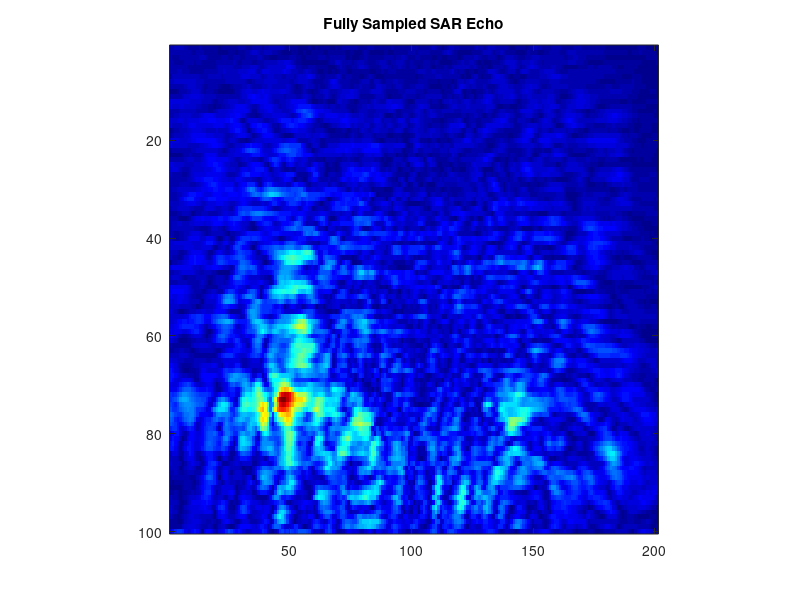
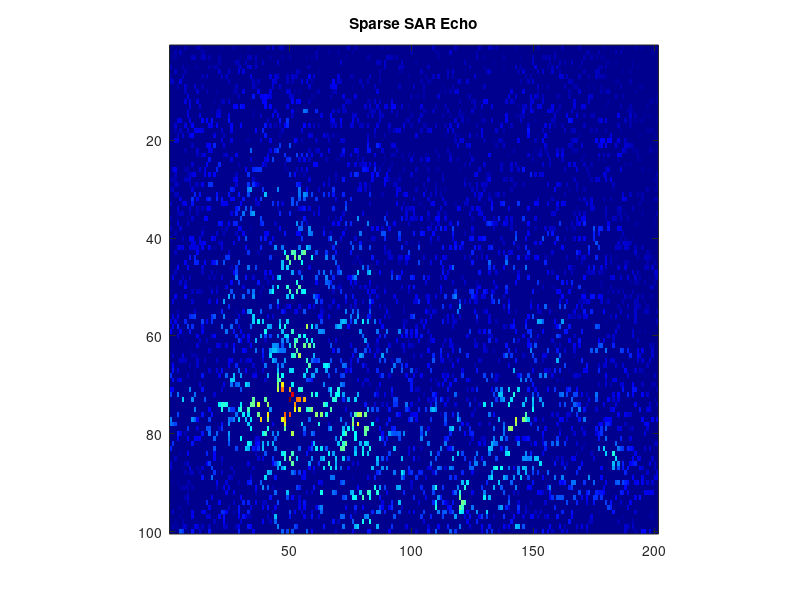

The MATLAB script that drew these images, in order: (Note: this script raises an error after producing the figures.)
clear
close all
clc
tic;

%% load data

addpath('utils');
data=load('sardata.mat');
data=data.sardata;
sarData=data.range_slice;
figure;imagesc(abs(sarData));axis square;colormap('jet');             % range slice echo
title 'Fully Sampled SAR Echo';
xyz=data.slice_xyz;                                                   % dx dy and distance z0
params=data.params;

%% chose MC methods(TCTA/TVNNA)
IS_TCTA=0;
IS_TVNNA=1;

%% imaging parameters

dx=xyz.dx;
dy=xyz.dy;                        % sampling interval at x,y axis in mm
z0=xyz.distance;                  % distance of radar and target at mm
f0=params.f0;                     % start frequency
c=params.c;                       % speed of light
fslope=params.fslope;             % slope const (Hz/sec)
fs=params.fs;                     % sampling rate (sps)
num_sample=params.num_sample;     % number of sampling points at z axis
nFFTspace=params.nFFTspace;       % number of FFT points for wave-domain
k = 2*pi*f0/c;                    % wave number
imSize =400;                      % image size at mm
amplitude=-40;                    % amplitude of [-40,0] dB after normalization

%% mask of different sparse sampling

[M,N]= size(sarData);mask=zeros(M,N);

%% random sparse

samp_rate = 0.2; chosen = randperm(M*N,round(samp_rate*M*N)); mask(chosen)=1;                                 % random: 20%

%% structured sparse

% % uniform sparse

% masknum=4;mask([1:masknum:end],:)=1;                                                                          % row: 25%

% masknum=4;mask(:,[1:masknum:end])=1;                                                                          % column: 25%


% % non-uniform

% mask([1,3,4,7,9,10,12,14,15,18,20,21,24,26,29,31,32,34,36,39,41,43,45,47,49, ...
%     50,53,55,58,59,61,62,65,67,69,70,72,75,76,79,80,82,84,87,88,90,93,95,97,100],:)=1;                        % row 50%

% mask([3,7,10,12,16,20,22,26,31,36,39,42,44,48,53,57,58,61,64,67,70,72,75,79,82,84,87,90,93,97],:)=1;          % row 30%

% mask([7,11,15,22,27,32,36,39,42,45,48,51,53,57,61,65,68,71,75,78,81,84,88,93,96],:)=1;                        % row 25%

% mask([11,15,22,27,33,39,43,48,52,56,60,63,67,70,73,78,81,84,88,93],:)=1;                                      % row 20%

% mask([7,15,25,36,42,48,54,59,64,70,76,81,87,90,96],:)=1;                                                      % row 15%

% mask(:,[1,3,10,12,16,20,25,26,30,32,36,39,44,48,50,52,57,61,66,68,70,72,75,79, ...
%     82,84,87,88,93,97,101,105,109,111,115,119,124,125,129,131,135,138,143,147, ...
%     149,151,156,160,165,167,169,171,174,178,181,183,186,187,192,196])=1;                                      % column 30%

% mask(:,[3,6,12,14,20,25,28,32,39,45,47,57,51,61,66,70,74,79,82,88,93,96,101, ...
%     107,112,118,127,124,136,133,141,147,154,158,163,169,172,177,184,181,190,197])=1;                          % column 20%

% mask(:,[7,15,22,29,36,42,48,57,64,71,78,84,90,96,100,102,109,115,122,127,136, ...
%     142,148,157,164,171,178,184,190,193,197])=1;                                                              % column 15%


% zigzag sparse sample

% masknum=2;mask([1:masknum*2:M,4:masknum*2:M],1:100)=1;mask([2:masknum*2:M,3:masknum*2:M],101:N)=1;            % 50%

% masknum=3;mask([1:masknum*2:M,6:masknum*2:M],1:67)=1;
% mask([2:masknum*2:M,5:masknum*2:M],68:133)=1;mask([3:masknum*2:M,4:masknum*2:M],134:N)=1;                     % 33.3%

% masknum=4;mask([1:masknum*2:M,8:masknum*2:M],1:50)=1;mask([2:masknum*2:M,7:masknum*2:M],51:100)=1;
% mask([3:masknum*2:M,6:masknum*2:M],101:150)=1;mask([4:masknum*2:M,5:masknum*2:M],151:N)=1;                    % 25%


sarData=sarData.*mask;                                       % mask
figure;imagesc(abs(sarData));axis square;colormap('jet');
title 'Sparse SAR Echo';

percent=nnz(sarData)/numel(sarData);                         % percent
fprintf('percent=%.6f\n',percent);
maxMod=max(abs(sarData(:)));sarData=sarData/maxMod;          % normalization

%% matrix completion(TCTA/TVNNA)

if IS_TCTA
    mu0=2;                                    % ADMM penalty parameter
    e_rank=20;                                % e_rank
    P=e_rank/2;                               % pencil parameter
    Q=P;                                      % pencil parameter
    K=30;                                     % iterations
    sarData=TCTA(sarData,P,Q,mu0,K,e_rank);   % toeplitz-column-toeplitz ADMM (TCTA)
end

if IS_TVNNA
    lambda=1/percent;                                    % smoothness parameter
    rho=1;                                               % ADMM penalty parameter
    mu1=1.25;                                            % penalty parameter multiplier
    maxIter=100;                                         % iterations
    tol=1e-6;                                            % tolerance
    sarData=TVNNA(sarData,lambda,rho,mu1,maxIter,tol);   % Total Variation and Nuclear Norm ADMM (TVNNA)
end

figure;imagesc(abs(sarData));axis square;colormap('jet');
title 'Reconstructed SAR Echo After MC(TCTA/TVNNA)';

%% rma 2d imaging

RMA_2D(dx,dy,k,z0,sarData,nFFTspace,amplitude,imSize);   % imaging of one range slice

ReconstrcutAndImagingTime = toc;
fprintf('Reconstruction and imaging time=%.6f\n',ReconstrcutAndImagingTime);
